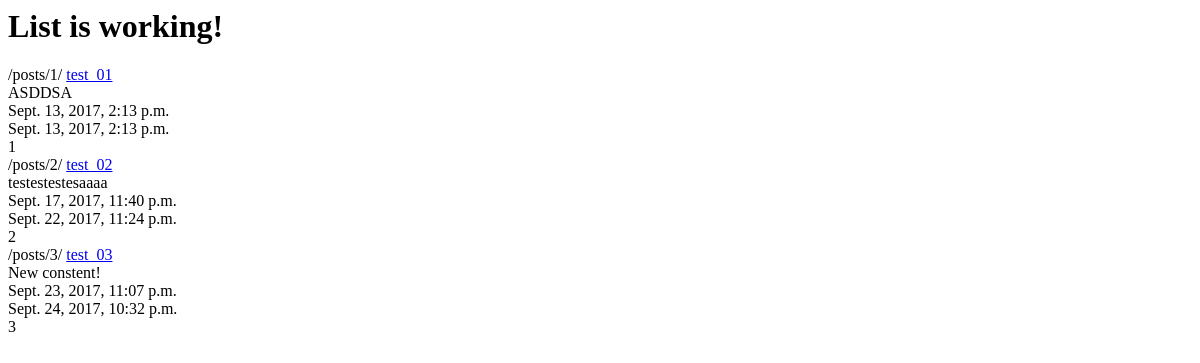
/posts/, run on an earlier commit of the app's database.
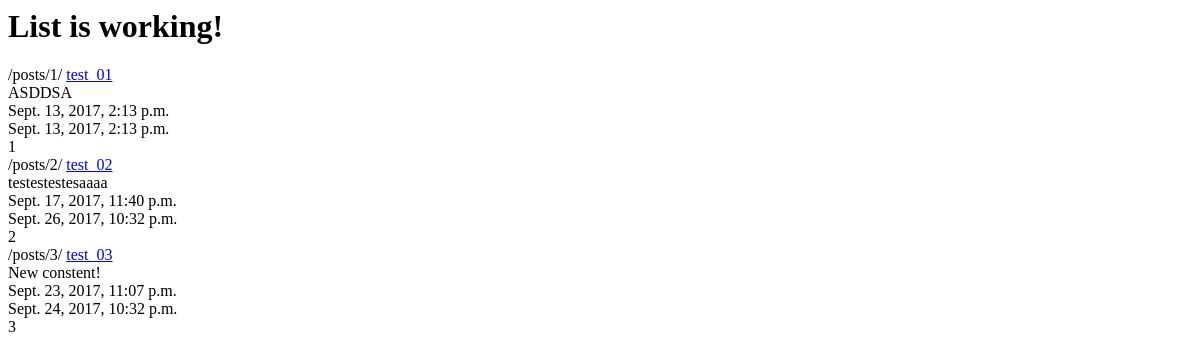
And on a later commit of the database.
### posts/models.py (models this page shows, shortened)
class Post(models.Model):
    title = models.CharField(max_length=120)
    content = models.TextField()
    updated = models.DateTimeField(auto_now=True, auto_now_add=False)
    timestamp = models.DateTimeField(auto_now=False, auto_now_add=True)
    def get_absolute_url(self):
        return reverse("posts:detail", kwargs={"id": self.id})

### posts/views.py (the view)
def post_list(request):
    queryset = Post.objects.all()
    context = {
        "object_list": queryset,
        "title": "List"
    }
    return render(request, "post_list.html", context)

### templates/post_list.html
{% extends "base.html" %}
{% block content %}
<h1>{{title}} is working!</h1>
{% for obj in object_list %}
{% url "posts:detail" id=obj.id %}
<a href='{{ obj.get_absolute_url }}'>{{obj.title}}</a><br/>
{{obj.content}}<br/>
{{obj.timestamp}}<br/>
{{obj.updated}}<br/>
{{obj.id}}<br/>
{% endfor %}
{% endblock content %}

What changed in the data, as far as the page shows it:
changed Post "/posts/2/": updated "Sept. 22, 2017, 11:24 p.m." → "Sept. 26, 2017, 10:32 p.m."
